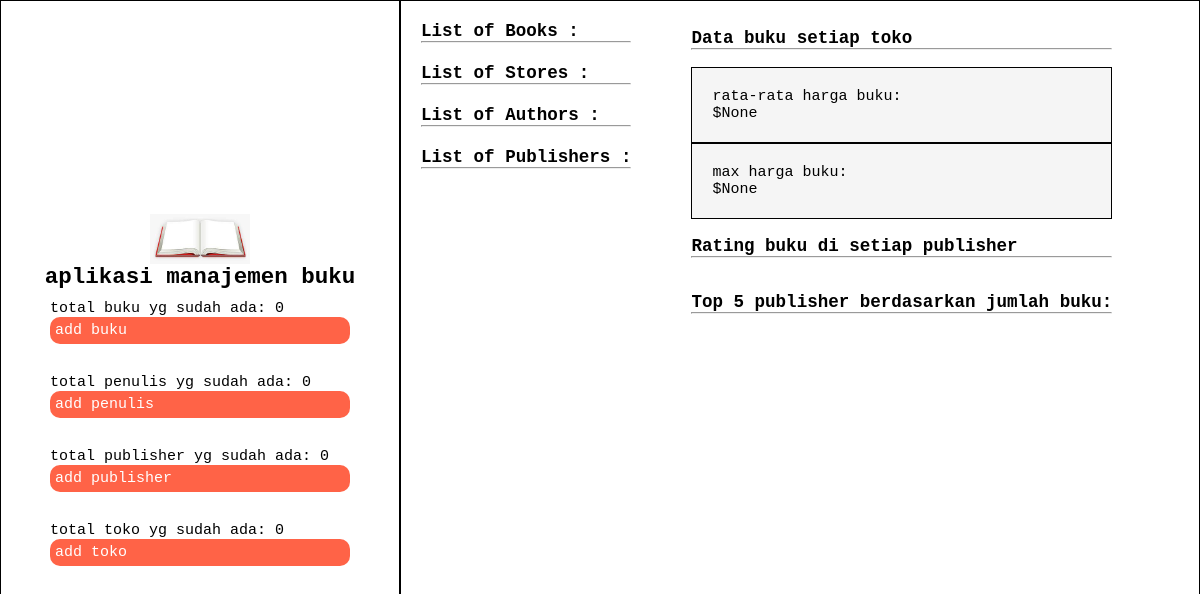
Before: / with the older database file.
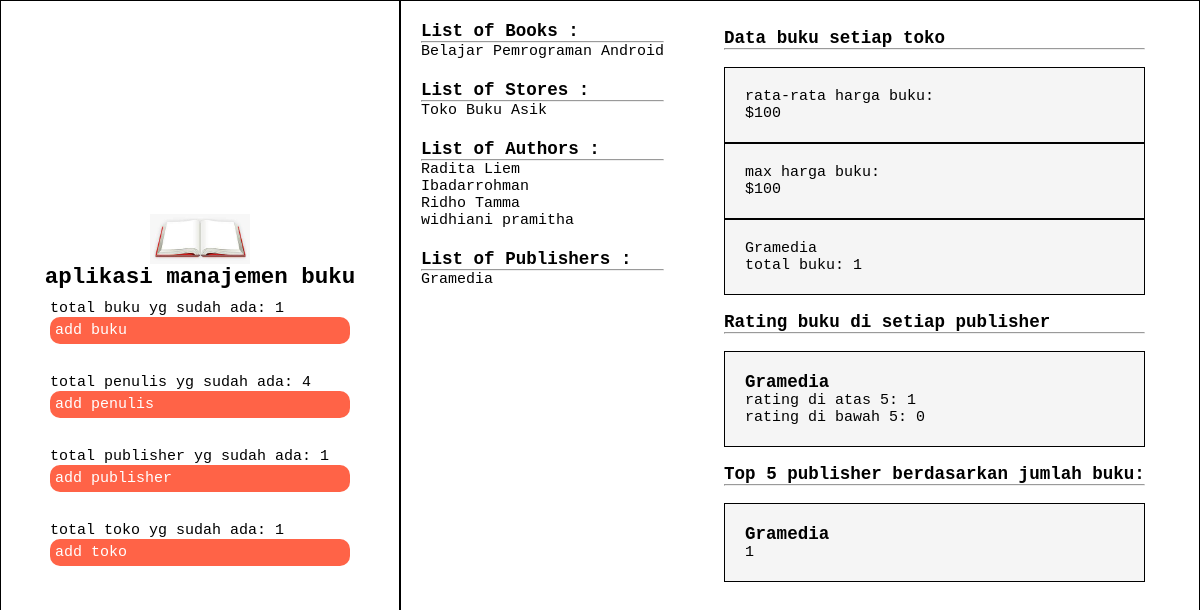
After: the same page with the newer database file.
### core/models.py (models this page shows, shortened)
class Book(models.Model):
    id = models.UUIDField(primary_key=True, default=uuid.uuid4, editable=False)
    name = models.CharField(max_length=300)
    pages = models.IntegerField()
    price = models.DecimalField(max_digits=10, decimal_places=2)
    rating = models.FloatField()
    authors = models.ManyToManyField(Author)
    publisher = models.ForeignKey(Publisher, on_delete=models.CASCADE)
    pubdate = models.DateField()
    image = models.ImageField(upload_to='uploads/', blank=True, null=True)

class Store(models.Model):
    id = models.UUIDField(primary_key=True, default=uuid.uuid4, editable=False)
    name = models.CharField(max_length=300)
    books = models.ManyToManyField(Book)
    image = models.ImageField(upload_to='uploads/', blank=True, null=True)

class Author(models.Model):
    id = models.UUIDField(primary_key=True, default=uuid.uuid4, editable=False)
    name = models.CharField(max_length=100)
    age = models.IntegerField()
    image = models.ImageField(upload_to='uploads/', blank=True, null=True)

class Publisher(models.Model):
    id = models.UUIDField(primary_key=True, default=uuid.uuid4, editable=False)
    name = models.CharField(max_length=300)
    image = models.ImageField(upload_to='uploads/', blank=True, null=True)

### core/views.py (the view)
# urls.py: path('', views.home, name='home'),
def home(request):
    stores = Store.objects.all()
    authors = Author.objects.all()
    books = Book.objects.all()
    publishers = Publisher.objects.all()
    books_avg = Book.objects.all().aggregate(Avg('price', output_field=IntegerField()))
    books_max = Book.objects.all().aggregate(Max('price'))
    pubs = Publisher.objects.annotate(num_books=Count('book'))
    above_5 = Count('book', filter=Q(book__rating__gt=5))
    below_5 = Count('book', filter=Q(book__rating__lte=5))
    pubs_rating = Publisher.objects.annotate(below_5=below_5).annotate(above_5=above_5)
    pubs_top = Publisher.objects.annotate(num_books=Count('book')).order_by('-num_books')
    context = {
        'stores': stores,
        'authors': authors,
        'books': books,
        'publishers': publishers,
        'books_avg': books_avg,
        'books_max': books_max,
        'pubs': pubs,
        'pubs_rating': pubs_rating,
        'pubs_top': pubs_top,
    }
    return render(request, 'core/home.html', context)

### core/templates/core/home.html (shortened to what this page needs)
{% extends 'core/base.html' %}
{% block content %}
    <div class="container">
        <div class="column-left">
            <img width="100px" alt="">
            <h2>aplikasi manajemen buku</h2>
            <div class="button-wrapper">
                <div class="content-wrapper">
                    <p>total buku yg sudah ada: {{ books.count }}</p>
                    <a href="{% url 'add-book' %}" class="button button-good">add buku</a>
                </div>
                <div class="content-wrapper">
                    <p>total penulis yg sudah ada: {{ authors.count }}</p>
                    <a href="{% url 'add-author' %}" class="button button-good">add penulis</a>
                </div>
                <div class="content-wrapper">
                    <p>total publisher yg sudah ada: {{ publishers.count }}</p>
                    <a href="{% url 'add-publisher' %}" class="button button-good">add publisher</a>
                </div>
                <div class="content-wrapper">
                    <p>total toko yg sudah ada: {{ stores.count }}</p>
                    <a href="{% url 'add-store' %}" class="button button-good">add toko</a>
                </div>
            </div>
        </div>
        <div class="column-right">
            <div class="datalist">
                <div class="content-wrapper">
                    <h3>List of Books : </h3>
                    <hr>
                    {% for book in books %}
                        <a href="{% url 'book-detail' book.id %}">{{ book.name }}</a>
                    {% endfor %}
                </div>
                <div class="content-wrapper">
                    <h3>List of Stores : </h3>
                    <hr>
                    {% for store in stores %}
                        <a href="{% url 'store-detail' store.id %}">{{ store.name }}</a>
                    {% endfor %}
                </div>
                <div class="content-wrapper">
                    <h3>List of Authors : </h3>
                    <hr>
                    {% for author in authors %}
                        <a href="{% url 'author-detail' author.id %}">{{ author.name }}</a>
                    {% endfor %}
                </div>
                <div class="content-wrapper">
                    <h3>List of Publishers : </h3>
                    <hr>
                    {% for publisher in publishers %}
                        <a href="{% url 'publisher-detail' publisher.id %}">{{ publisher.name }}</a>
                    {% endfor %}
                </div>
            </div>
            <div class="analytics">
                <br>
                <h3>Data buku setiap toko</h3>
                <hr>
                <br>
                <div class="content-card">
                    <p>rata-rata harga buku:</p>
                    <p>${{ books_avg.price__avg }}</p>
                </div>
                <div class="content-card">
                    <p>max harga buku:</p>
                    <p>${{ books_max.price__max }}</p>
                </div>
                {% for pub in pubs %}
                <div class="content-card">
                    <p> {{ pub.name }} </p>
                    <p>total buku: {{ pub.num_books }}</p>
                </div>
                {% endfor %}
                <br>
                <h3>Rating buku di setiap publisher</h3>
                <hr>
                <br>
                {% for pub_rating in pubs_rating %}
                <div class="content-card">
                    <h3>{{ pub_rating.name }}</h3>
                    <p>rating di atas 5: {{ pub_rating.above_5 }} </p>
                    <p>rating di bawah 5: {{ pub_rating.below_5 }}</p>
                </div>
                {% endfor %}
                <br>
                <h3>Top 5 publisher berdasarkan jumlah buku: </h3>
                <hr>
                <br>
                {% for pub_top in pubs_top %}
                <div class="content-card">
                    <h3>{{ pub_top.name }}</h3>
                    <p>{{ pub_top.num_books }} </p>
                </div>
                {% endfor %}
            </div>
        </div>
    </div>
{% endblock %}

### core/templates/core/base.html (shortened to what this page needs)
<!DOCTYPE html>
<html lang="en">
<head>
</head>
<body>
    {% block content %}
    {% endblock %}
</body>
</html>

### core/templates/core/base.html (style rules this page uses)
* { padding: 0; margin: 0; box-sizing: border-box; }
body { height: fit-content; font-family: monospace; }

### core/templates/core/home.html (style rules this page uses)
.container { display: grid; grid-template-columns: 1fr 2fr; font-family: monospace; font-size: 15px; height: fit-content; }
.column-left { border: black 1px solid; width: 100%; height: 100vh; padding: 10px; display: flex; flex-direction: column; justify-content: center; align-items: center; }
.column-right { display: flex; padding: 10px; border: black 1px solid; width: 100%; height: 100vh; overflow: scroll; }
.content-card { padding: 20px; background-color: whitesmoke; border: 1px solid black; }
.analytics { margin-left: 50px; }
a { list-style: none; color: black; text-decoration: none; }
.button { padding: 5px; width: 300px; }
.button-wrapper { display: flex; flex-direction: column; }
.button-wrapper > * { margin-bottom: 10px; }
.button-good { background-color: tomato; color: white; border-radius: 10px; }
.content-wrapper { display: flex; flex-direction: column; padding: 10px; }

Changed rows visible on the page:
added Book: name "Belajar Pemrograman Android"
added Store: name "Toko Buku Asik"
added Author: name "Radita Liem"
added Author: name "Ibadarrohman"
added Author: name "Ridho Tamma"
added Author: name "widhiani pramitha"
added Publisher: name "Gramedia", num_books "1", above_5 "1", below_5 "0"
Other visible differences:
{{ books.count }}: "0" → "1"
{{ authors.count }}: "0" → "4"
{{ publishers.count }}: "0" → "1"
{{ stores.count }}: "0" → "1"
{{ books_avg.price__avg }}: "None" → "100"
{{ books_max.price__max }}: "None" → "100"
